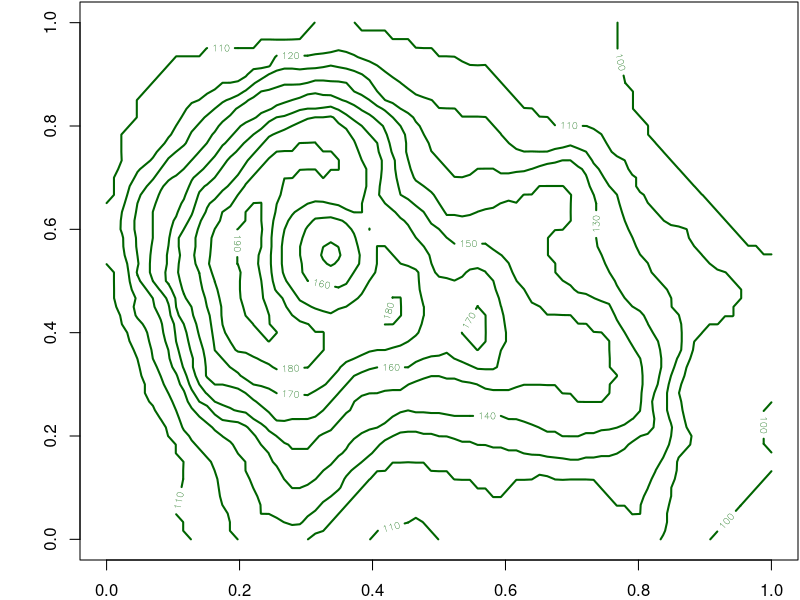

Generate this figure with R:
## ---- chunk 1
res = contourLines(volcano)
str(res[1:2])  # first two elements of the list
## ---- chunk 2
xy = paste(unlist(lapply(res, function(z) {
  xs = paste(round(z$x, 3), collapse = ',')
  ys = paste(round(z$y, 3), collapse = ',')
  sprintf('{\n  "x": [%s],\n  "y": [%s]\n}', xs, ys)
})), collapse = ', \n')
cat('<script>',
    sprintf('var data = [%s]', xy),
    '</script>',
    sep = '\n')
## ---- chunk 3
par(mar = c(2, 4, .1, .1))
contour(volcano, col = 'darkgreen', lwd = 2)
